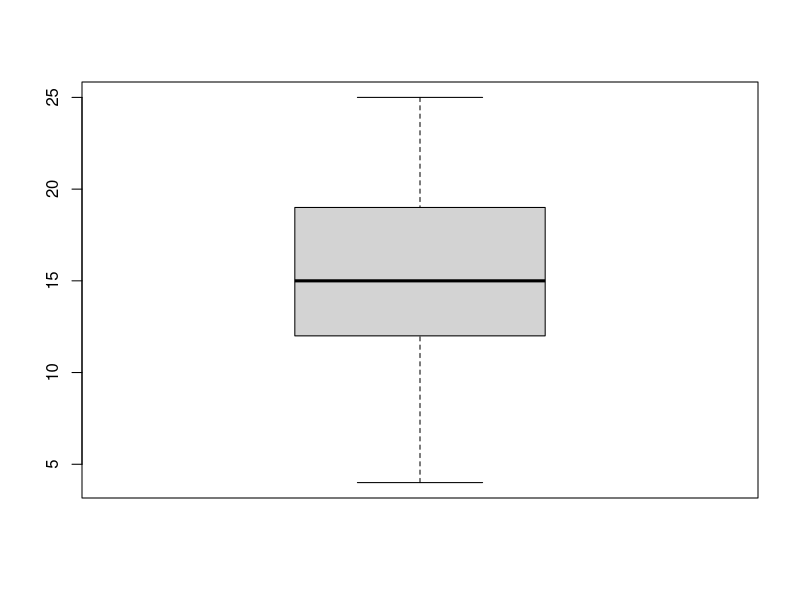
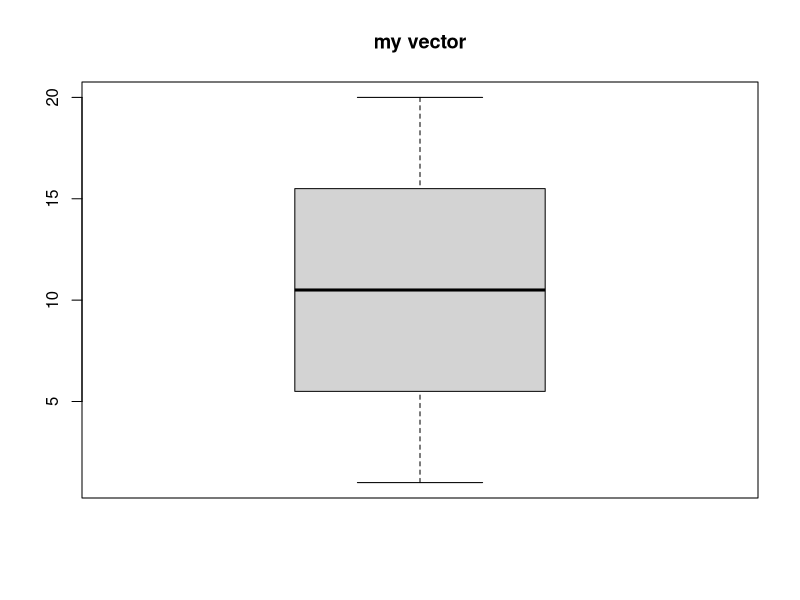
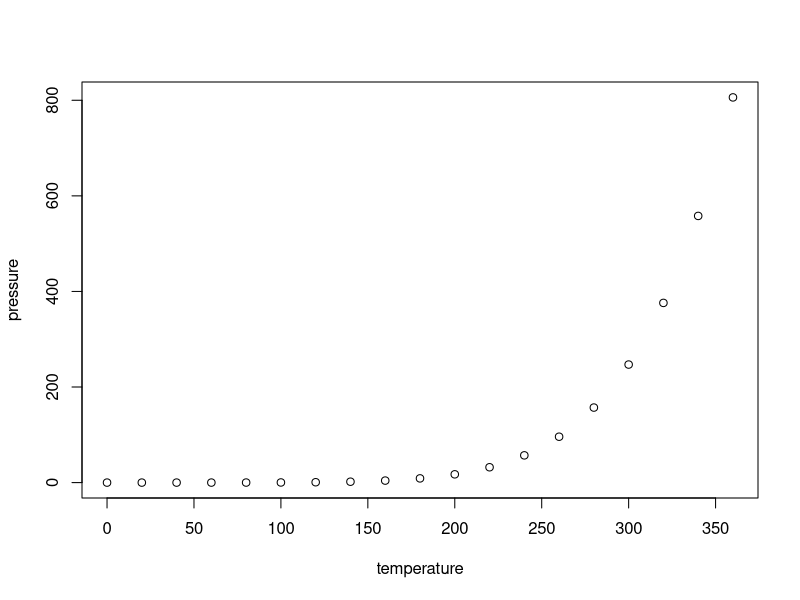

R code for these plots, in order:
## ---- chunk 1
knitr::opts_chunk$set(echo = TRUE)
## ---- chunk 2

summary(cars)
## ---- chunk 3
summary(iris)
boxplot(cars$speed)
## ---- chunk 4
vect <- rep(1:20,200)
summary(vect)
boxplot(vect, main="my vector")
## ---- chunk 5
plot(pressure)
